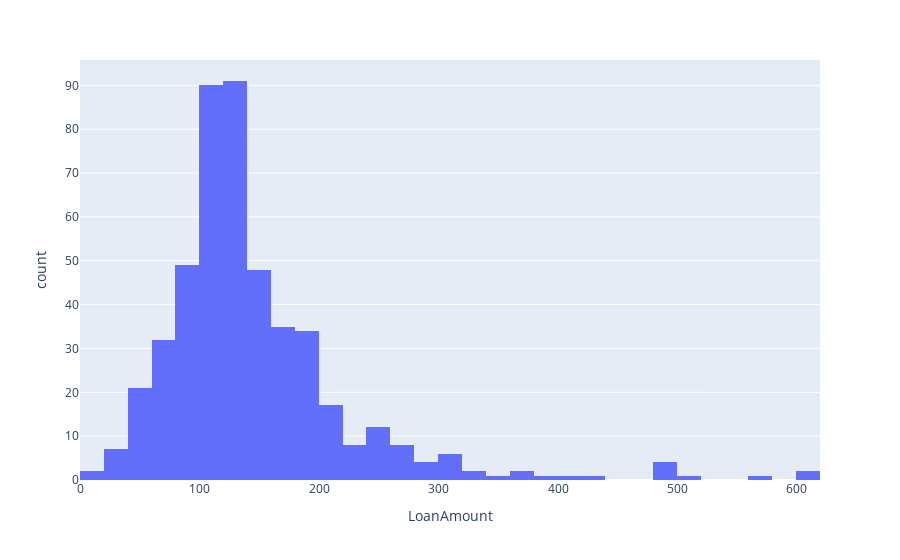

The cell this chart's notebook holds for it:
### Code cell
check = loan_new_data[["ApplicantIncome","CoapplicantIncome","LoanAmount","Loan_Amount_Term","Credit_History"]]
figure = px.histogram(check,x='LoanAmount')
figure.show()

### Figure 1 — Plotly figure (JSON) as saved in the notebook; plotly's stock layout.template omitted (floating-point values rounded to 4 significant figures; data arrays with more than 128 entries replaced by an {"elided": "..."} marker saying what was removed)
{"data": [{"bingroup": "x", "hovertemplate": "LoanAmount=%{x}<br>count=%{y}<extra></extra>", "legendgroup": "", "marker": {"color": "#636efa", "pattern": {"shape": ""}}, "name": "", "orientation": "v", "showlegend": false, "type": "histogram", "x": {"elided": "480 float values"}, "xaxis": "x", "yaxis": "y"}], "layout": {"barmode": "relative", "legend": {"tracegroupgap": 0}, "margin": {"t": 60}, "xaxis": {"anchor": "y", "domain": [0, 1], "title": {"text": "LoanAmount"}}, "yaxis": {"anchor": "x", "domain": [0, 1], "title": {"text": "count"}}}}
